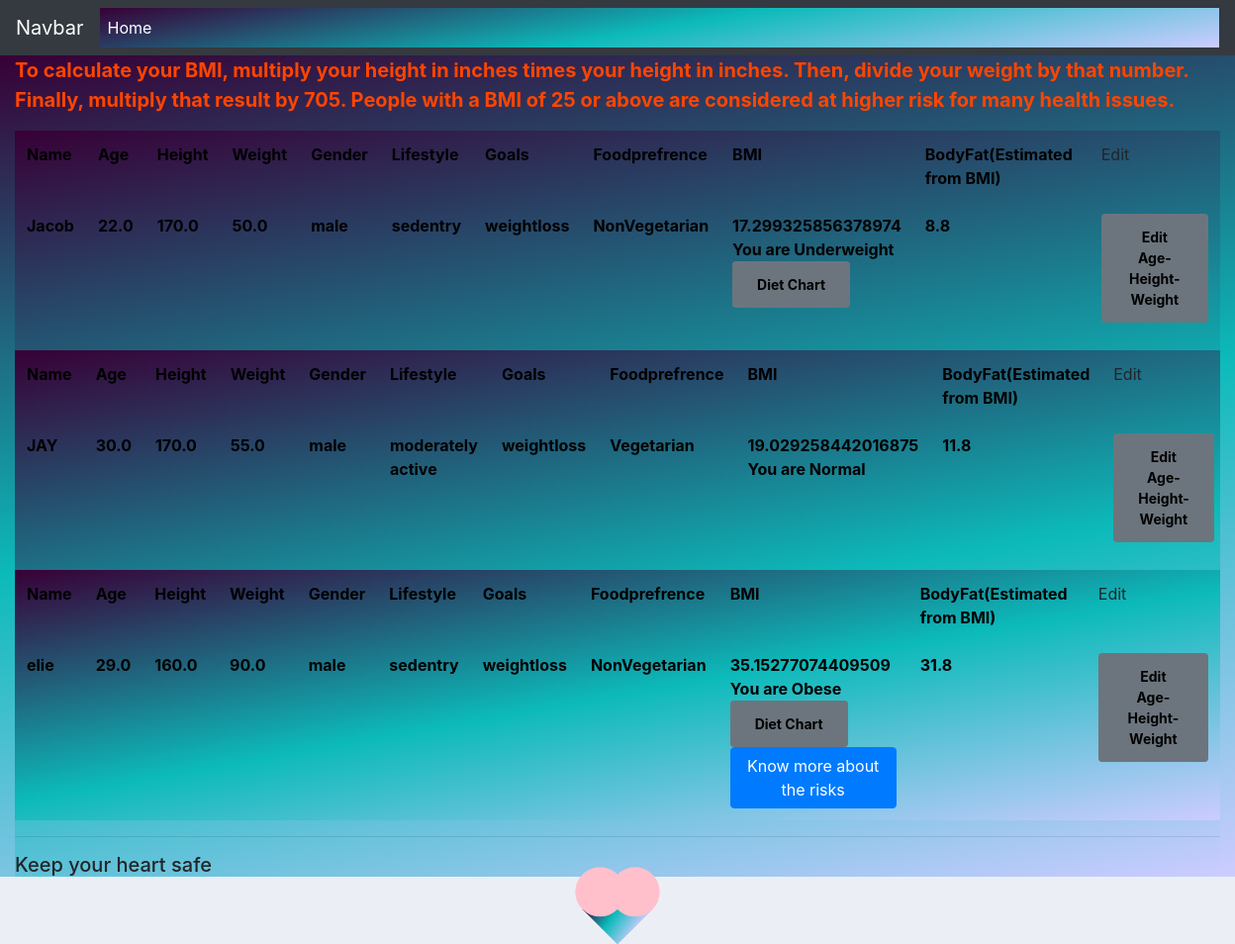
The app's page /registerInfo/, older data.
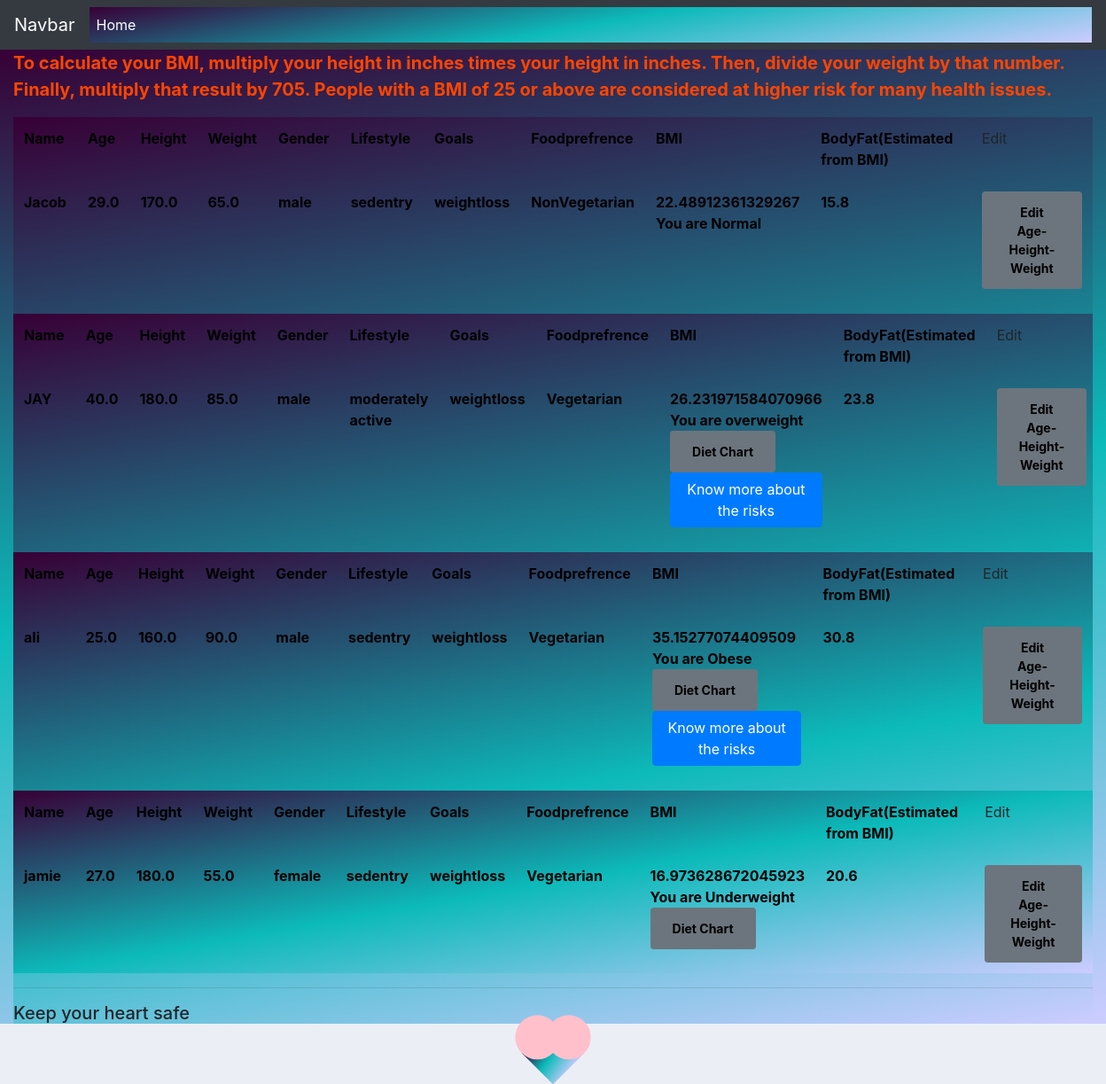
The same page, newer data.
### accounts/models.py (models this page shows)
class Info(models.Model):
	CHOICES1 = (
			('sedentry','sedentry'),
			('moderately active','moderately active'),
			('active','active'),
)
	CHOICES2 = (
		('weightloss','weightloss'),
		('musclegain','musclegain'),
		('healthyeating','healthyeating'),
	)
	CHOICES3 = (
		('Vegetarian','Vegetarian'),
		('NonVegetarian','NonVegetarian'),
		('Vegan','Vegan'),
	)
	CHOICES0 = (
		('male','male'),
		('female','female'),
	)
	name=models.CharField(max_length=200, null=True)
	age=models.FloatField(null=True)
	height=models.FloatField(null=True)
	weight=models.FloatField(null=True)
	gender=models.CharField(max_length=200, null=True,choices=CHOICES0)
	lifestyle=models.CharField(max_length=200, null=True,choices=CHOICES1)
	goals=models.CharField(max_length=200, null=True,choices=CHOICES2)
	foodprefence=models.CharField(max_length=200, null=True,choices=CHOICES3)

### accounts/views.py (the view)
# urls.py: path('registerInfo/', views.registerInfo, name="registerInfo"),
def registerInfo(request):
	info = Info.objects.all()
	return render(request, 'accounts/registerInfo.html',{'info':info})

### accounts/templates/accounts/registerInfo.html (shortened to what this page needs)
{%  extends 'accounts/main.html' %}
{% load mathfilters %}
{% block content %}
<p>To calculate your BMI, multiply your height in inches times your height in inches. Then, divide your weight by that number. Finally, multiply that result by 705. People with a BMI of 25 or above are considered at higher risk for many health issues.</p>
{% for i in info %}
<div>
        <table class="table table-white table-borderless" >
            <tr>
                <td class="name linearGradient">Name</td>
                <td class="age linearGradient1">Age</td>
                <td class="height linearGradient2">Height</td>
                <td class="weight linearGradient3">Weight</td>
                <td class="gender linearGradient4">Gender</td>
                <td class="lifestyle linearGradient5">Lifestyle</td>
                <td class="goals linearGradient6">Goals</td>
                <td class="foodprefence linearGradient7">Foodprefrence</td>
                <td class="BMI linearGradient9">BMI</td>
                <td class="BMI linearGradient10">BodyFat(Estimated from BMI)</td>
                <td>Edit</td>
            </tr>
            <tr>
                <td class="name linearGradient">{{i.name}}</td>
                <td class="age linearGradient1">{{i.age}}</td>
                <td class="height linearGradient2">{{i.height}}</td>
                <td class="weight linearGradient3">{{i.weight}}</td>
                <td class="gender linearGradient4">{{i.gender}}</td>
                <td class="lifestyle linearGradient5">{{i.lifestyle}}</td>
                <td class="goals linearGradient6">{{i.goals}}</td>
                <td class="foodprefence linearGradient7">{{i.foodprefence}}</td>
                <td class="BMI linearGradient9">
                    {% with total=i.weight|mul:1549.84970316 numerator=i.height|mul:0.3937007874 %}
                    {{ total|div:numerator|div:numerator }}
                    {% with total1=total numerator1=numerator %}
                    {% if  total1|div:numerator1|div:numerator1 < 18.5 %}
                    <br />
                    You are Underweight
                    <br />
                    <button type="button" class="btn btn-secondary btn-sm">
                        <a class="nav-link goals" href="{% url 'underweight' %}">Diet Chart </a>
                    </button>
                    {% elif total1|div:numerator1|div:numerator1 < 24.9 %}
                    <br />
                    You are Normal
                    {% elif total1|div:numerator1|div:numerator1 < 30.0 %}
                    <br />
                    You are overweight
                    <br />
                    <button type="button" class="btn btn-secondary btn-sm">
                        <a class="nav-link goals" href="{% url 'overweight' %}">Diet Chart </a>
                    </button>
                    <br />
                    <a href="https://www.niddk.nih.gov/health-information/weight-management/adult-overweight-obesity/health-risks" class="btn btn-primary">Know more about the risks</a>
                    {% elif total1|div:numerator1|div:numerator1 > 30.0 %}
                    <br />
                    You are Obese
                    <br />
                    <button type="button" class="btn btn-secondary btn-sm">
                        <a class="nav-link goals" href="{% url 'overweight' %}">Diet Chart </a>
                    </button>
                    <br />
                    <a href="https://www.niddk.nih.gov/health-information/weight-management/adult-overweight-obesity/health-risks" class="btn btn-primary">Know more about the risks</a>
                    {%endif%}
                    {% endwith %}
                    {% endwith %}
                </td>
                <td class="BMI linearGradient10">
                    {% if i.age < 20 %}
                    <p>Can't calculate under 20</p>
                    {% elif i.age > 20 %}
                    {% if i.gender == "male" %}
                    {% with total=i.weight|mul:1549.84970316 numerator=i.height|mul:0.3937007874 %}
                    {% with total1=total|div:numerator|div:numerator numerator1=1.20 %}
                    {% with total2=i.age numerator2=0.23 %}
                    {% with total3=16.2 %}
                    {% with total6=total1|mul:numerator1 total7=total2|mul:numerator2 total8=total3 %}
                    {{ total6|add:total7|sub:total8 }}
                    {% endwith %}
                    {% endwith %}
                    {% endwith %}
                    {% endwith %}
                    {% endwith %}
                    {% elif i.gender == "female" %}
                    {% with total=i.weight|mul:1549.84970316 numerator=i.height|mul:0.3937007874 %}
                    {% with total1=total|div:numerator|div:numerator numerator1=1.2 %}
                    {% with total2=i.age numerator2=0.23 %}
                    {% with total3=10.8 numerator3=0 %}
                    {% with total6=total1|mul:numerator1 total7=total2|mul:numerator2 total8=total3|mul:numerator3 total9=5.4  %}
                    {{ total6|add:total7|sub:total8|sub:total9 }}
                    {% endwith %}
                    {% endwith %}
                    {% endwith %}
                    {% endwith %}
                    {% endwith %}
                    {%endif%}
                    {%endif%}
                </td>
                <td>
                        <button type="button" class="btn btn-secondary btn-sm">
                            <a class="nav-link goals" href="{% url 'edit' i.id %}">Edit Age-Height-Weight </a>
                        </button>
                </td>
</div>
    {% endfor %}
    {% endblock %}

### accounts/templates/accounts/main.html (shortened to what this page needs)
<!DOCTYPE html>
<html>
<head>
    <link rel="stylesheet" href="https://stackpath.bootstrapcdn.com/bootstrap/4.3.1/css/bootstrap.min.css">
</head>
<body>
    {%  include 'accounts/navbar.html' %}
    <div class="container-fluid">
        {% block content %}
        {% endblock %}
    </div>
    <hr>
    <h5>Keep your heart safe</h5>
    <div class="heart"></div>
</body>
</html>

### accounts/templates/accounts/navbar.html (shortened to what this page needs)
<nav class="navbar navbar-expand-lg navbar-dark bg-dark">
    <a class="navbar-brand" href="#">Navbar</a>
    <div class="collapse navbar-collapse" id="navbarNav">
        <ul class="navbar-nav">
            <li class="nav-item active">
                <a class="nav-link" href="{% url 'home' %}">Home </a>
            </li>
        </ul>
    </div>
</nav>

### accounts/templates/accounts/main.html (style rules this page uses)
.heart { animation-iteration-count: infinite; position: absolute; margin: auto; top: -60; right: 0; bottom: 300; left: 0; background-color: pink; height: 50px; width: 50px; transform: rotate(-45deg); animation-name: beat; animation-duration: 1s; }
.heart:after { background-color: pink; content: ""; border-radius: 50%; position: absolute; width: 50px; height: 50px; top: 0px; left: 25px; }
.heart:before { background-color: pink; content: ""; border-radius: 50%; position: absolute; width: 50px; height: 50px; top: -25px; left: 0px; }
body { background-color: #ebeff5; }

### accounts/templates/accounts/registerInfo.html (style rules this page uses)
div { background: linear-gradient(170deg, #380036, #0cbaba, rgb(204, 204, 255)); }
p { color: orangered; font-size: 20px; font-weight: bold; }
.name { color: black; font-weight: bold; }
.age { color: black; font-weight: bold; }
.height { color: black; font-weight: bold; }
.weight { font-weight: bold; color: black; }
.gender { font-weight: bold; color: black; }
.lifestyle { font-weight: bold; color: black; }
.goals { font-weight: bold; color: black; }
.foodprefence { font-weight: bold; color: black; }
.BMI { color: black; font-weight: bold; }

Row changes from the older to the newer data that the page shows:
removed Info: name "elie", age "29.0", height "160.0", weight "90.0", gender "male", lifestyle "sedentry", goals "weightloss", foodprefence "NonVegetarian", value "35.15277074409509", shows "You are Obese", total6 "31.8"
changed Info "Jacob": age "22.0" → "29.0"; weight "50.0" → "65.0"; value "17.299325856378974" → "22.48912361329267"; total6 "8.8" → "15.8"; text "You are Underweight Diet Chart" → "You are Normal"
changed Info "JAY": age "30.0" → "40.0"; height "170.0" → "180.0"; weight "55.0" → "85.0"; value "19.029258442016875" → "26.231971584070966"; total6 "11.8" → "23.8"; text "You are Normal" → "You are overweight Diet Chart Know more about the risks"
added Info: name "ali", age "25.0", height "160.0", weight "90.0", gender "male", lifestyle "sedentry", goals "weightloss", foodprefence "Vegetarian", value "35.15277074409509", shows "You are Obese", total6 "30.8"
added Info: name "jamie", age "27.0", height "180.0", weight "55.0", gender "female", lifestyle "sedentry", goals "weightloss", foodprefence "Vegetarian", value "16.973628672045923", shows "You are Underweight", total6 "20.6"
